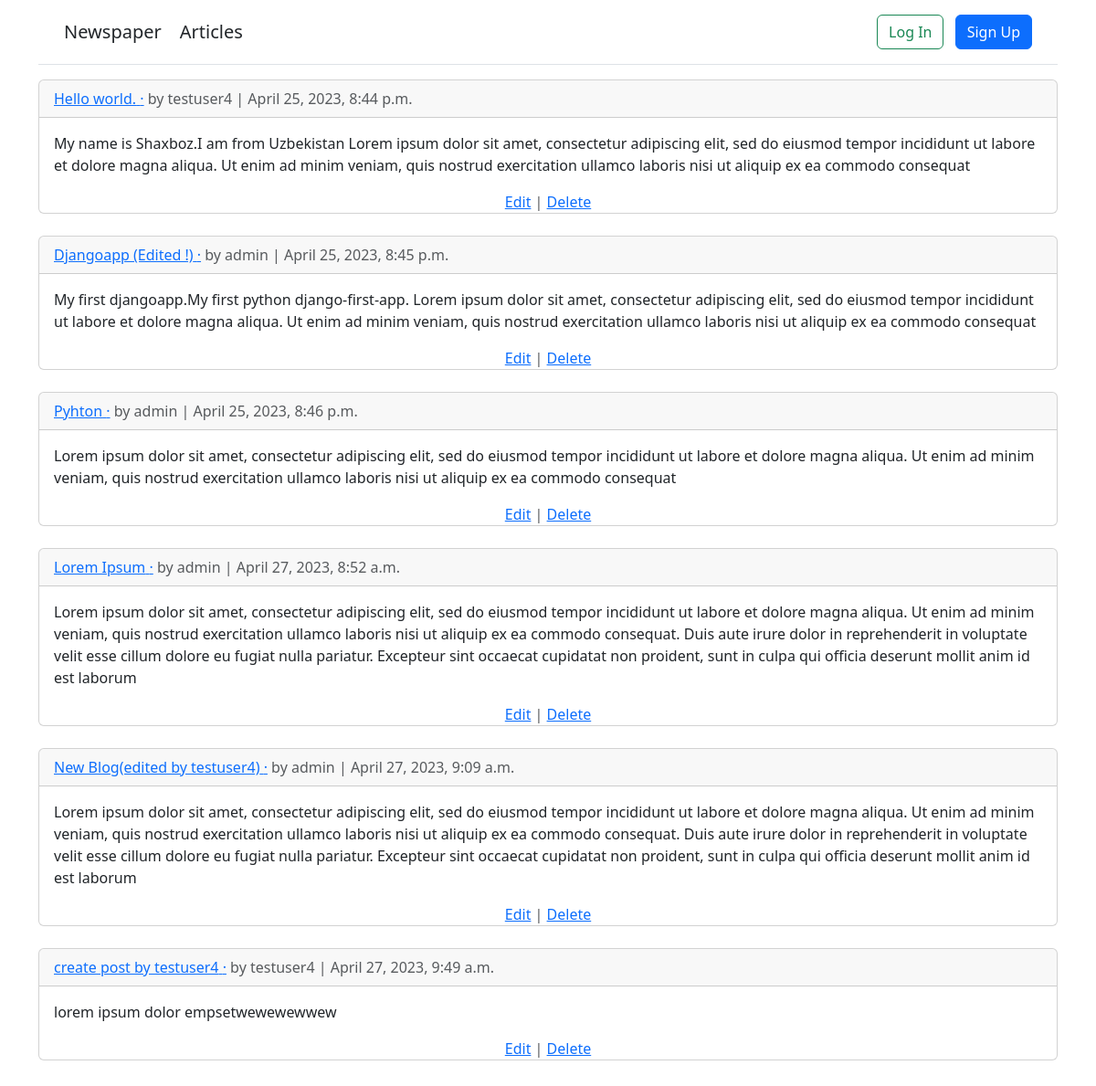
The app's page /articles/ with its own data.
### articles/models.py (models this page shows, shortened)
class Article(models.Model):
    title = models.CharField(max_length=255)
    body = models.TextField()
    date = models.DateTimeField(auto_now_add=True)
    author = models.ForeignKey(
        settings.AUTH_USER_MODEL,
        on_delete=models.CASCADE,
    )

### accounts/models.py (models this page shows)
class CustomUser(AbstractUser):
    age = models.PositiveIntegerField(null=True, blank=True)
    site = models.URLField(blank=True, null=True)

### articles/views.py (the view)
# urls.py: path('', ArticleListView.as_view(), name='article_list'),
class ArticleListView(ListView):
    model = Article
    template_name = 'article_list.html'

### templates/article_list.html (shortened to what this page needs)
{% extends 'base.html' %}
{% block content %}
{% for article in article_list %}
<div class="card">
    <div class="card-header">
        <a href="{% url 'article_detail' article.pk %}"><span class="font-weight-bold">{{article.title}}</span> &middot;</a>
        <span class="text-muted">by {{article.author}} | {{article.date}}</span>
    </div>
    <div class="card-body">
        {{ article.body }}
    </div>
        <div class="card_footer text-center text-muted">
            <a href="{% url 'article_edit' article.pk %}">Edit</a> | <a href="{% url 'article_delete' article.pk %}">Delete</a>
        </div>
</div>
<br />
{% endfor %}
{% endblock content %}

### templates/base.html (shortened to what this page needs)
<!doctype html>
<html lang="en">
<head>
    <link href="https://cdn.jsdelivr.net/npm/bootstrap@5.3.0-alpha3/dist/css/bootstrap.min.css" rel="stylesheet">
</head>
<body style="margin-bottom: 20px">
<div class="container">
<header class="p-3 mb-3 border-bottom">
<div class="container">
<div class="d-flex flex-wrap align-items-center justify-content-center
justify-content-lg-start">
    <a class="navbar-brand fs-5" style="margin-right: 20px" href="{% url 'home' %}">Newspaper</a>
    <a class="navbar-brand fs-5" style="margin-right: 20px" href="{% url 'article_list' %}">Articles</a>
{% if user.is_authenticated %}
</ul>
<div class="dropdown text-end">
<a href="#" class="d-block link-dark text-decoration-none dropdown-toggle"
id="dropdownUser1" data-bs-toggle="dropdown" aria-expanded="false">
{{ user.username }}
</a>
<ul class="dropdown-menu text-small" aria-labelledby="dropdownUser1">
<li><a class="dropdown-item" href="{% url 'password_change'%}">
Change password</a></li>
    <li><a class="dropdown-item" href="{% url 'article_new'%}">
    +New</a></li>
<li><a class="dropdown-item" href="{% url 'logout' %}">Log Out</a></li>
</ul>
    </div>
{% else %}
<div class="text-end">
<a href="{% url 'login' %}" class="btn btn-outline-success me-2">
Log In</a>
<a href="{% url 'signup' %}" class="btn btn-primary">Sign Up</a>
</div>
{% endif %}
</div>
</div>
</header>
<main>
{% block content %}
{% endblock content %}
</main>
</div>
</body>
</html>

### records on screen
Article: title "Hello world.", author "testuser4", date "April 25, 2023, 8:44 p.m.", body "My name is Shaxboz.I am from Uzbekistan Lorem ipsum dolor sit amet, consectetur adipiscing elit, sed do eiusmod tempor incididunt ut labore et dolore magna aliqua. Ut enim ad minim veniam, quis nostrud exercitation ullamco laboris nisi ut aliquip ex ea commodo consequat"
Article: title "Djangoapp (Edited !)", author "admin", date "April 25, 2023, 8:45 p.m.", body "My first djangoapp.My first python django-first-app. Lorem ipsum dolor sit amet, consectetur adipiscing elit, sed do eiusmod tempor incididunt ut labore et dolore magna aliqua. Ut enim ad minim veniam, quis nostrud exercitation ullamco laboris nisi ut aliquip ex ea commodo consequat"
Article: title "Pyhton", author "admin", date "April 25, 2023, 8:46 p.m.", body "Lorem ipsum dolor sit amet, consectetur adipiscing elit, sed do eiusmod tempor incididunt ut labore et dolore magna aliqua. Ut enim ad minim veniam, quis nostrud exercitation ullamco laboris nisi ut aliquip ex ea commodo consequat"
Article: title "Lorem Ipsum", author "admin", date "April 27, 2023, 8:52 a.m.", body "Lorem ipsum dolor sit amet, consectetur adipiscing elit, sed do eiusmod tempor incididunt ut labore et dolore magna aliqua. Ut enim ad minim veniam, quis nostrud exercitation ullamco laboris nisi ut aliquip ex ea commodo consequat. Duis aute irure dolor in reprehenderit in voluptate velit esse cillum dolore eu fugiat nulla pariatur. Excepteur sint occaecat cupidatat non proident, sunt in culpa qui officia deserunt mollit anim id est laborum"
Article: title "New Blog(edited by testuser4)", author "admin", date "April 27, 2023, 9:09 a.m.", body "Lorem ipsum dolor sit amet, consectetur adipiscing elit, sed do eiusmod tempor incididunt ut labore et dolore magna aliqua. Ut enim ad minim veniam, quis nostrud exercitation ullamco laboris nisi ut aliquip ex ea commodo consequat. Duis aute irure dolor in reprehenderit in voluptate velit esse cillum dolore eu fugiat nulla pariatur. Excepteur sint occaecat cupidatat non proident, sunt in culpa qui officia deserunt mollit anim id est laborum"
Article: title "create post by testuser4", author "testuser4", date "April 27, 2023, 9:49 a.m.", body "lorem ipsum dolor empsetwewewewwew"
